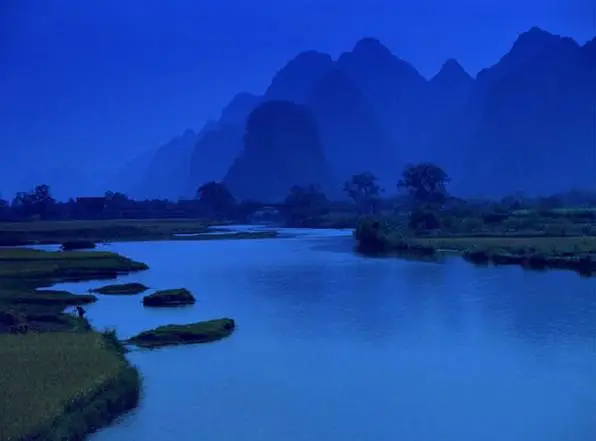
#> input picture images/10.jpg, 596 x 441 px
$ python check_colorcast.py --path images/10.jpg
#> lines starting #> are read from the running program, lines starting #| are printed output that depends on the picture
import os
import sys
import cv2
import math
import numpy as np
from einops import rearrange, reduce
import copy
import argparse


def DKr(a, b, h, w):
    ave_a = a.sum()/(h*w)-128
    ave_b = b.sum()/(h*w)-128
    M_a = 0
    M_b = 0
    a1 = a.flatten()
    b1 = b.flatten()
    histA = cv2.calcHist([a1],[0],None,[256],[0,255])
    histB = cv2.calcHist([b1],[0],None,[256],[0,255])
    for y in range(256):
        M_a += float(abs(y-128-ave_a))*histA[y]/(w*h)
        M_b += float(abs(y -128- ave_b))* histB[y]/(w *h)
    r = math.sqrt(M_a*M_a+M_b*M_b)
    D = math.sqrt(ave_a*ave_a+ave_b*ave_b)
    try:
        K = (D-r)/r
    except:
        K = 0
    return D, K, r

def calculate_L(l, alpha):
    l1 = (l/255*100).astype(np.uint8)
    l1 = l1.flatten()
    histL = cv2.calcHist([l1],[0],None,[100],[0,100])
    max_S = max(histL)
    histL[np.where(histL<(max_S*alpha))]= 0
    yita = len(np.where(histL>0)[0])*0.01
    return yita

# 图像纹理丰富度
def calculate_sigma2(lab):
    imGray = cv2.cvtColor(cv2.cvtColor(lab, cv2.COLOR_LAB2RGB), cv2.COLOR_RGB2GRAY)
    var_gray  = np.var(imGray)
    return var_gray

def block(block_h,block_w, image, m, n):
    img_block = rearrange(image,'(m block_h) (n block_w) c-> (m n) block_h block_w c',block_h=block_h,block_w=block_w)
    img_block = img_block.astype(np.float16)
    averaged = reduce(img_block, '(m n) block_h block_w c -> m n c', 'mean',m=m,n=n)
    averaged = averaged.astype(np.uint8)
    return averaged

def NNO(h, w, image):
    m, n = 64, 64
    h_new = h-(h%m)
    w_new = w-(w%n)
    image = image[0:h_new,0:w_new]
    block_h = h_new//m
    block_w = w_new//n
    averaged = block(block_h,block_w,image, m, n)
    lab = cv2.cvtColor(averaged,cv2.COLOR_BGR2LAB)
    l,a,b = cv2.split(lab)
    h, w = l.shape
    l1 = (l/255*100).astype(np.uint8)
    L_area = np.zeros((h,w))
    L_area[np.where(l1>=20)and np.where(l1<=95)] = 1

    abvalue = np.zeros((m,n))
    for i in range(m):
        for j in range(n):
            aij = (a[i,j]-128)*(a[i,j]-128)
            bij = (b[i,j]-128)*(b[i,j]-128)
            abvalue[i,j] = math.sqrt(aij*aij+bij*bij)
    F = abvalue.sum()
    T = 0
    for i in range(m):
        for j in range(n):
            T += ((F-abvalue[i,j])/((m*n-1)*F))*abvalue[i,j]
    T = 1/2 * T
    mask = np.zeros((h,w))
    mask[np.where(abvalue<T)] = 1
    NNO = L_area * mask
    image_copy = copy.deepcopy(averaged)
    image_copy[np.where(NNO!=1)] = 0
    lab_nno = cv2.cvtColor(image_copy,cv2.COLOR_BGR2LAB)
    l_nno, a_nno,b_nno = cv2.split(lab_nno)
    u,D_sigma,sigma = DKr(a, b, m, n)

    u_nno,D_sigma_nno,sigma_nno = DKr(a_nno,b_nno, m, n)
    try:
        D_sigma_cr = (D_sigma - D_sigma_nno)/D_sigma
        u_cr = (u - u_nno)/u
        sigma_cr = (sigma - sigma_nno)/sigma
    except:
        if D_sigma == 0:
            D_sigma_cr = 0
        else:
            D_sigma_cr = (D_sigma - D_sigma_nno)/D_sigma
        if u == 0:
            u_cr = 0
        else:
            u_cr = (u - u_nno)/u
        if sigma == 0:
            sigma_cr = 0
        else:
            sigma_cr = (sigma - sigma_nno)/sigma
    return D_sigma_cr, u_cr, sigma_cr,D_sigma_nno

def check_cast(image, h, w, l, lab):
    L_yita = calculate_L(l,alpha=0.01)
    # print(L_yita*100,"%L_yita")
    omiga2 = calculate_sigma2(lab)
    # print(omiga2,"omiga2")
    if L_yita < 0.8 and L_yita >= 0.5 and omiga2 <= 2500 or L_yita < 0.5 and omiga2 < 300: #
        print("本质偏色")
        return False
    else:
        D_sigma_cr, u_cr, sigma_cr,D_sigma_nno = NNO(h,w,copy.deepcopy(image))
        # print("K_nno,r_ch,D_ch,K_ch",D_sigma_nno,sigma_cr,u_cr,D_sigma_cr)
        if D_sigma_nno<-0.3 and sigma_cr>0.7 and u_cr>0.6 and D_sigma_cr>2:
            print("本质偏色2")
            return False
        else:
            print("真实偏色")
            return True

def get_args():
    parser = argparse.ArgumentParser('color bias', add_help=False)
    parser.add_argument('--path', default='', type=str)
    return parser.parse_args()


if __name__ == "__main__":
    opts = get_args()
    if opts.path != '':
        frame = cv2.imread(opts.path)
#> frame is the input picture: shape (441, 596, 3); mean B, G, R 163, 68.7, 24.2
        h,w,_ = frame.shape
#> h = 441; w = 596
        lab = cv2.cvtColor(frame, cv2.COLOR_BGR2LAB)
#> lab: shape (441, 596, 3); mean of channels 0, 1, 2 81.7, 150.2, 74
        l, a, b =  cv2.split(lab)
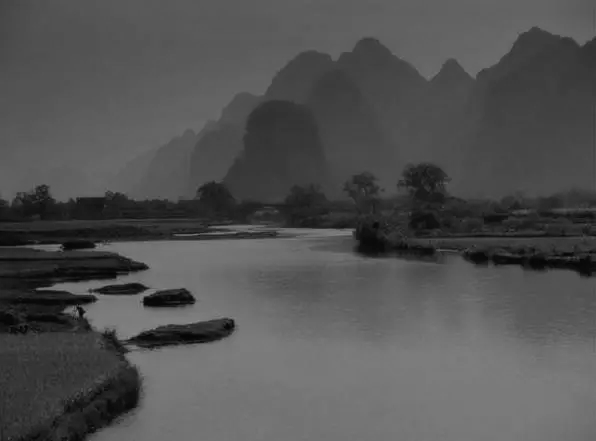
#> l: shape (441, 596); min 2, max 141, mean 81.7
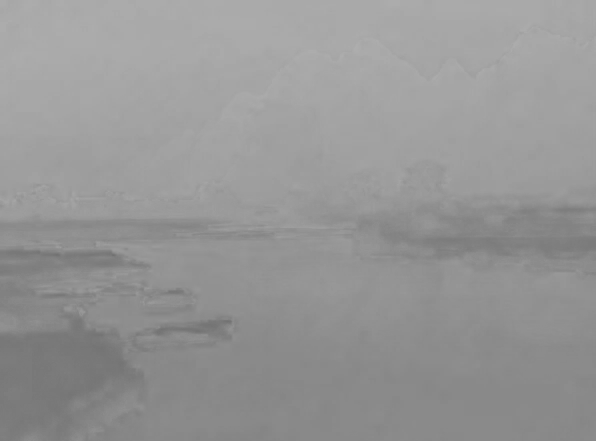
#> a: shape (441, 596); min 113, max 174, mean 150.2
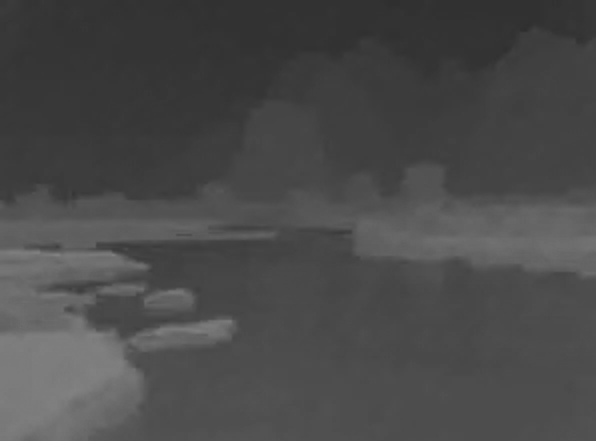
#> b: shape (441, 596); min 46, max 129, mean 74
        # print(lab)
        u,D_sigma,sigma = DKr(a, b, h, w)
#> in DKr, `ave_a = a.sum()/(h*w)-128`: ave_a = 22.21
#> in DKr, `ave_b = b.sum()/(h*w)-128`: ave_b = -53.96
#> in DKr, `histA = cv2.calcHist([a1],[0],None,[256],[0,255])`: histA = 256 values, max 17155 at index 138, min 0 at index 0, mean 1026.7
#> in DKr, `histB = cv2.calcHist([b1],[0],None,[256],[0,255])`: histB = 256 values, max 17249 at index 77, min 0 at index 0, mean 1026.7
#> the loop in DKr, `for y in range(256):` made 256 passes
#> M_b on passes 1 to 3: [0], [0], [0]
#> after the loop in DKr, `for y in range(256):`: M_a = [12.33]; M_b = [13.76]
#> in DKr, `r = math.sqrt(M_a*M_a+M_b*M_b)`: r = 18.48
#> in DKr, `D = math.sqrt(ave_a*ave_a+ave_b*ave_b)`: D = 58.35
#> in DKr, `K = (D-r)/r`: K = 2.16
#> u = 58.35; D_sigma = 2.16; sigma = 18.48
        is_bias = False

        if (u-sigma>9 and D_sigma>0.6) or D_sigma>1.5:
            print("初步偏色")
            is_bias = check_cast(frame, h, w, l, lab)
#> in calculate_L, `l1 = (l/255*100).astype(np.uint8)`:
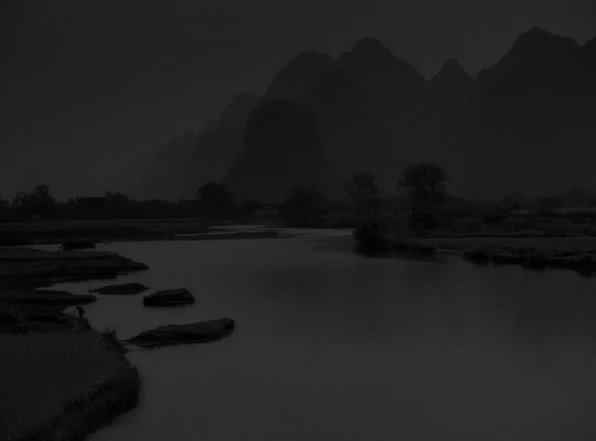
#> l1: shape (441, 596); min 0, max 55, mean 31.5
#> in calculate_L, `histL = cv2.calcHist([l1],[0],None,[100],[0,100])`: histL = 100 values, max 18819 at index 47, min 0 at index 56, mean 2628.4
#> in calculate_L, `max_S = max(histL)`: max_S = [18819]
#> in calculate_L, `yita = len(np.where(histL>0)[0])*0.01`: yita = 0.48
#> in calculate_sigma2, `imGray = cv2.cvtColor(cv2.cvtColor(lab, cv2.COLOR_LAB2RGB), cv2.COLOR_..`:
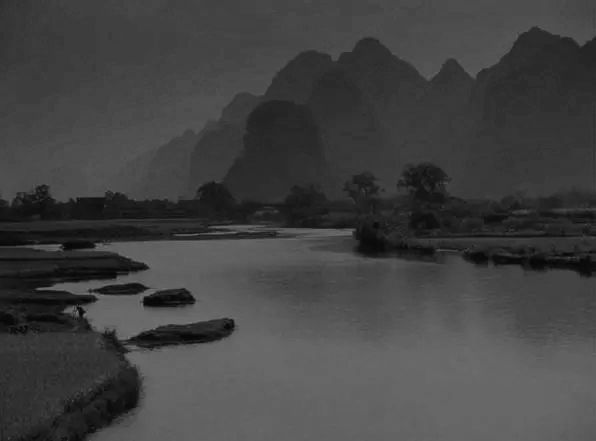
#> imGray: shape (441, 596); min 3, max 123, mean 66.2
#> in calculate_sigma2, `var_gray  = np.var(imGray)`: var_gray = 602.2
#> in NNO, `image = image[0:h_new,0:w_new]`:
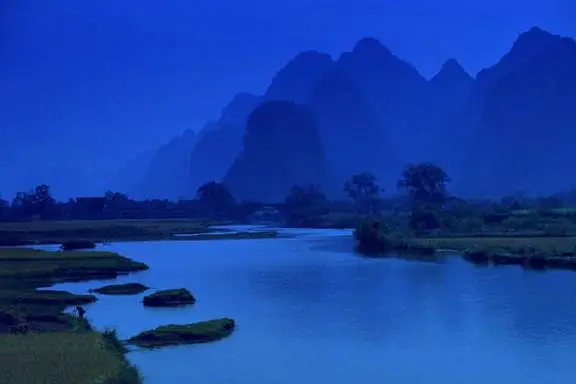
#> image: shape (384, 576, 3); mean of channels 0, 1, 2 163.4, 65.1, 22; drawn as B, G, R
#> (the run stopped early here; a loop or call above may not have finished)

$ run again, on images/12.jpg
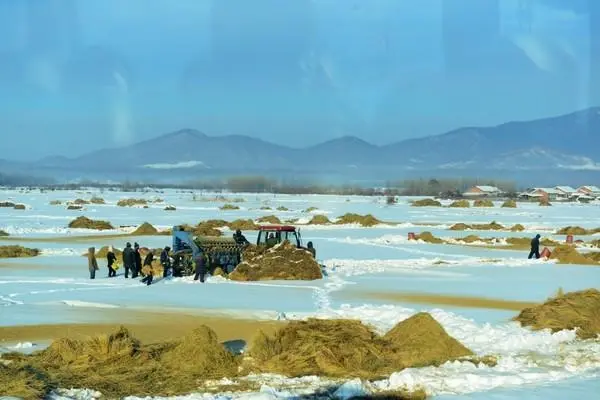
#> input picture images/12.jpg, 600 x 400 px
#> frame is the input picture: shape (400, 600, 3); mean B, G, R 173.4, 171.6, 132.5
#> lab: shape (400, 600, 3); mean of channels 0, 1, 2 172.7, 118, 123.5
#> `l, a, b =  cv2.split(lab)`:
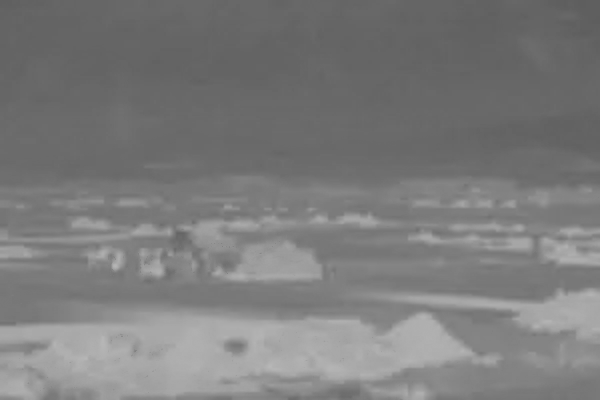
#> b: shape (400, 600); min 94, max 184, mean 123.5
#> ave_a = -10
#> ave_b = -4.46
#> histA = 256 values, max 33489 at index 115, min 0 at index 0, mean 937.5
#> histB = 256 values, max 14397 at index 101, min 0 at index 0, mean 937.5
#> after the loop in DKr, `for y in range(256):`: M_a = [3.34]; M_b = [18.68]
#> r = 18.97
#> D = 10.95
#> K = -0.423
#> u = 10.95; D_sigma = -0.423; sigma = 18.97
#> in NNO, `image = image[0:h_new,0:w_new]`:
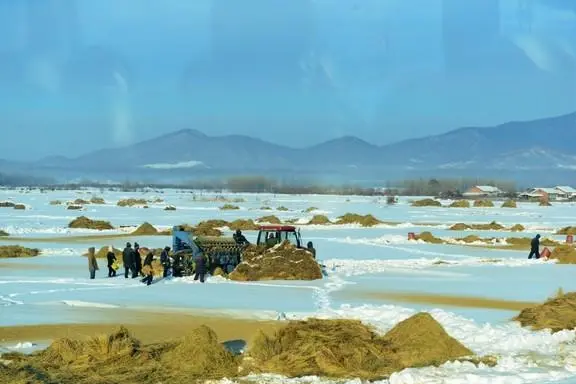
#> image: shape (384, 576, 3); mean of channels 0, 1, 2 174.9, 172.1, 131.7; drawn as B, G, R

$ run again, on images/13.jpg
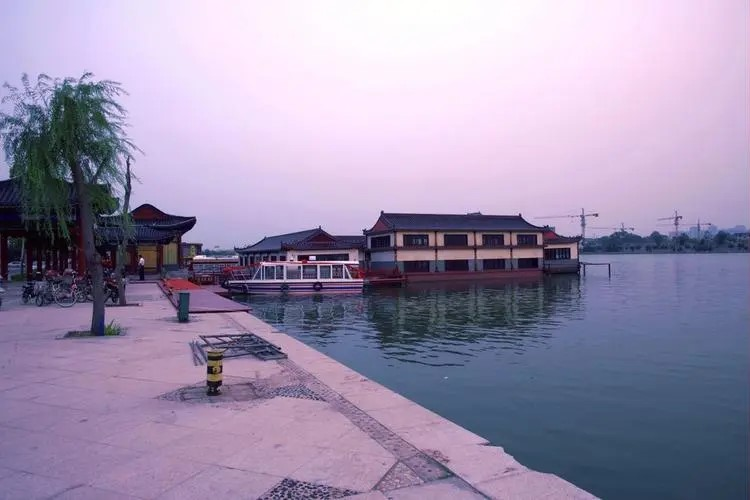
#> input picture images/13.jpg, 750 x 500 px
#> frame is the input picture: shape (500, 750, 3); mean B, G, R 172.4, 144.4, 155.3
#> lab: shape (500, 750, 3); mean of channels 0, 1, 2 154.7, 137.8, 114.7
#> ave_a = 9.82
#> ave_b = -13.33
#> histA = 256 values, max 31784 at index 143, min 0 at index 0, mean 1464.8
#> histB = 256 values, max 30896 at index 117, min 0 at index 0, mean 1464.8
#> after the loop in DKr, `for y in range(256):`: M_a = [5.52]; M_b = [5.09]
#> r = 7.51
#> D = 16.56
#> K = 1.2
#> u = 16.56; D_sigma = 1.2; sigma = 7.51
#> in calculate_L, `l1 = (l/255*100).astype(np.uint8)`:
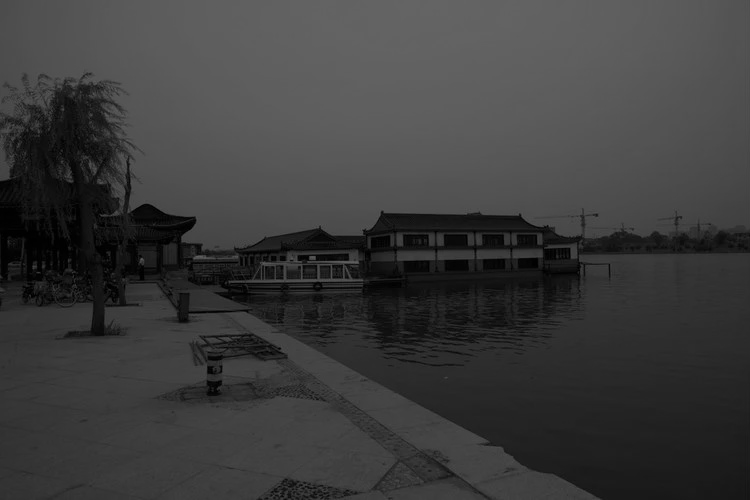
#> l1: shape (500, 750); min 0, max 100, mean 60.2
#> histL = 100 values, max 9857 at index 95, min 461 at index 8, mean 3742.8
#> max_S = [9857]
#> yita = 1
#> var_gray = 4872.4
#> in NNO, `image = image[0:h_new,0:w_new]`:
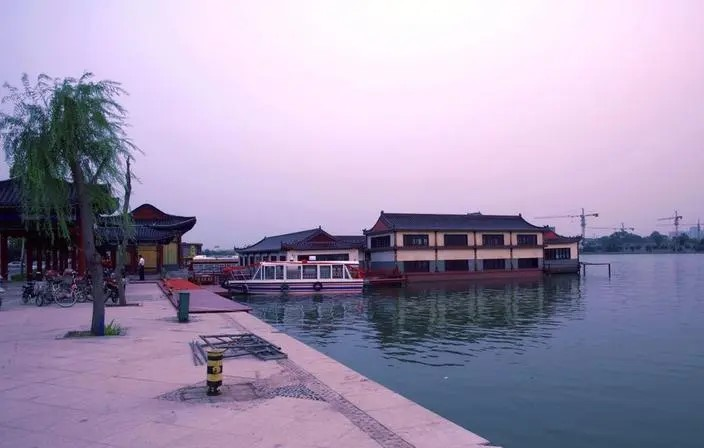
#> image: shape (448, 704, 3); mean of channels 0, 1, 2 175.4, 148.2, 159.2; drawn as B, G, R
